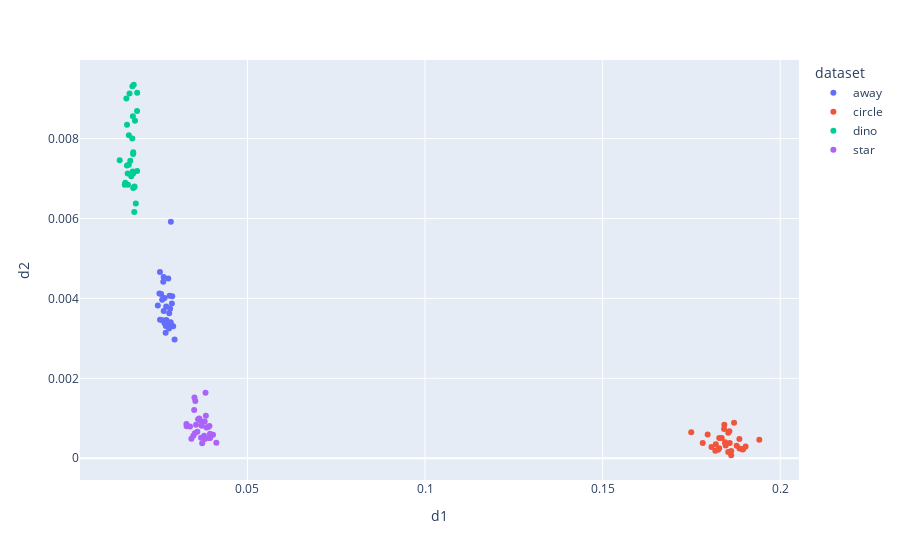

Notebook code cell kept with this figure:
### Code cell
# Get distances from the persistence diagram for each dataset:
aux_dic = {'dataset':[],'d1':[],'d2':[]}
for dataset in np.unique(data['dataset']):
    df = data[data['dataset']==dataset]
    points_d = df.iloc[:,1::].to_numpy()
    for j in range(30):
        noisy_points = points_d+0.5*np.random.randn(points_d.shape[0],points_d.shape[1])
        pairs_lives,_ = get_features_from_PD(noisy_points)  
        aux_dic['dataset'].append(dataset)
        aux_dic['d1'].append(pairs_lives[0])
        aux_dic['d2'].append(pairs_lives[1])

df_features = pd.DataFrame(aux_dic)
df_features = df_features.reset_index(0)

import plotly.express as px

px.scatter(df_features,x='d1',y='d2',color='dataset')
